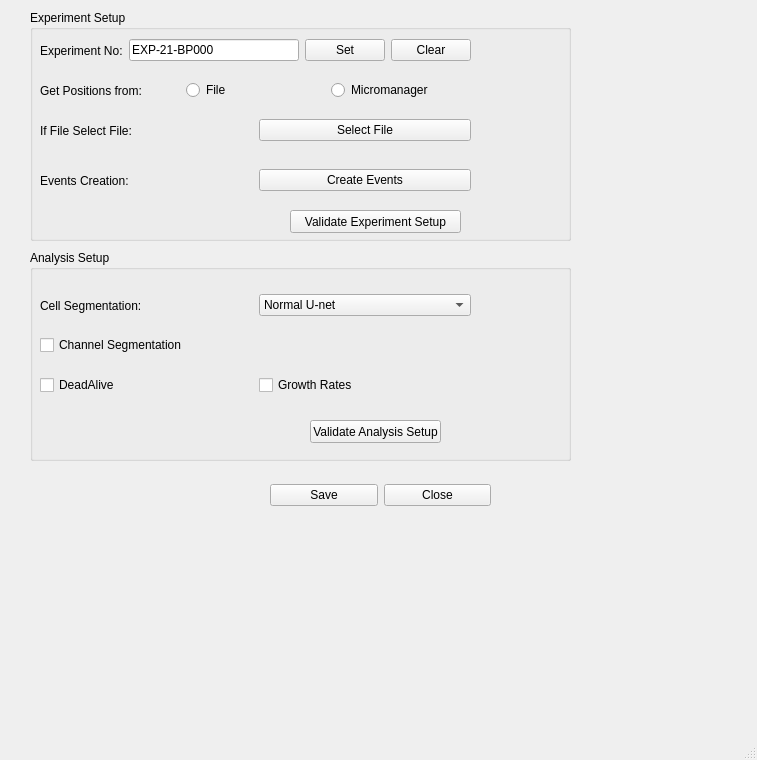
<?xml version="1.0" encoding="UTF-8"?>
<ui version="4.0">
 <class>SetupWindow</class>
 <widget class="QMainWindow" name="SetupWindow">
  <property name="geometry">
   <rect>
    <x>0</x>
    <y>0</y>
    <width>757</width>
    <height>760</height>
   </rect>
  </property>
  <property name="windowTitle">
   <string>SetupWindow</string>
  </property>
  <widget class="QWidget" name="centralwidget">
   <widget class="QGroupBox" name="exptSetupBox">
    <property name="geometry">
     <rect>
      <x>30</x>
      <y>10</y>
      <width>541</width>
      <height>231</height>
     </rect>
    </property>
    <property name="title">
     <string>Experiment Setup</string>
    </property>
    <widget class="QWidget" name="horizontalLayoutWidget_3">
     <property name="geometry">
      <rect>
       <x>10</x>
       <y>20</y>
       <width>431</width>
       <height>41</height>
      </rect>
     </property>
     <layout class="QHBoxLayout" name="exptNoLayout">
      <item>
       <widget class="QLabel" name="exptNoLabel">
        <property name="text">
         <string>Experiment No:</string>
        </property>
       </widget>
      </item>
      <item>
       <widget class="QLineEdit" name="exptNoText">
        <property name="text">
         <string>EXP-21-BP000</string>
        </property>
       </widget>
      </item>
      <item>
       <widget class="QPushButton" name="exptNoSetButton">
        <property name="text">
         <string>Set</string>
        </property>
       </widget>
      </item>
      <item>
       <widget class="QPushButton" name="exptNoClearButton">
        <property name="text">
         <string>Clear</string>
        </property>
       </widget>
      </item>
     </layout>
    </widget>
    <widget class="QWidget" name="horizontalLayoutWidget_4">
     <property name="geometry">
      <rect>
       <x>10</x>
       <y>60</y>
       <width>431</width>
       <height>41</height>
      </rect>
     </property>
     <layout class="QHBoxLayout" name="positionsInputLayout">
      <item>
       <widget class="QLabel" name="positionsInputLabel">
        <property name="text">
         <string>Get Positions from:</string>
        </property>
       </widget>
      </item>
      <item>
       <widget class="QRadioButton" name="fromFile">
        <property name="text">
         <string>File</string>
        </property>
        <property name="checkable">
         <bool>true</bool>
        </property>
        <property name="checked">
         <bool>false</bool>
        </property>
       </widget>
      </item>
      <item>
       <widget class="QRadioButton" name="fromMicroManager">
        <property name="enabled">
         <bool>true</bool>
        </property>
        <property name="text">
         <string>Micromanager</string>
        </property>
        <property name="checkable">
         <bool>true</bool>
        </property>
        <property name="checked">
         <bool>false</bool>
        </property>
       </widget>
      </item>
     </layout>
    </widget>
    <widget class="QWidget" name="horizontalLayoutWidget_5">
     <property name="geometry">
      <rect>
       <x>10</x>
       <y>100</y>
       <width>431</width>
       <height>41</height>
      </rect>
     </property>
     <layout class="QHBoxLayout" name="fileSelectionLayout">
      <item>
       <widget class="QLabel" name="fileSelectionLabel">
        <property name="text">
         <string>If File Select File:</string>
        </property>
       </widget>
      </item>
      <item>
       <widget class="QPushButton" name="fileSelectionButton">
        <property name="text">
         <string>Select File</string>
        </property>
       </widget>
      </item>
     </layout>
    </widget>
    <widget class="QWidget" name="horizontalLayoutWidget_6">
     <property name="geometry">
      <rect>
       <x>10</x>
       <y>150</y>
       <width>431</width>
       <height>41</height>
      </rect>
     </property>
     <layout class="QHBoxLayout" name="eventsCreationLayout">
      <item>
       <widget class="QLabel" name="eventsCreationLabel">
        <property name="text">
         <string>Events Creation:</string>
        </property>
       </widget>
      </item>
      <item>
       <widget class="QPushButton" name="eventsCreationButton">
        <property name="text">
         <string>Create Events</string>
        </property>
       </widget>
      </item>
     </layout>
    </widget>
    <widget class="QPushButton" name="validateExptSetupButton">
     <property name="geometry">
      <rect>
       <x>260</x>
       <y>200</y>
       <width>171</width>
       <height>23</height>
      </rect>
     </property>
     <property name="text">
      <string>Validate Experiment Setup</string>
     </property>
    </widget>
   </widget>
   <widget class="QGroupBox" name="analysisSetupBox">
    <property name="geometry">
     <rect>
      <x>30</x>
      <y>250</y>
      <width>541</width>
      <height>211</height>
     </rect>
    </property>
    <property name="title">
     <string>Analysis Setup</string>
    </property>
    <widget class="QWidget" name="horizontalLayoutWidget">
     <property name="geometry">
      <rect>
       <x>10</x>
       <y>40</y>
       <width>431</width>
       <height>31</height>
      </rect>
     </property>
     <layout class="QHBoxLayout" name="segmentationLayout">
      <item>
       <widget class="QLabel" name="segmentationLabel">
        <property name="text">
         <string>Cell Segmentation: </string>
        </property>
       </widget>
      </item>
      <item>
       <widget class="QComboBox" name="selectNet">
        <item>
         <property name="text">
          <string>Normal U-net</string>
         </property>
        </item>
        <item>
         <property name="text">
          <string>Small U-net</string>
         </property>
        </item>
       </widget>
      </item>
     </layout>
    </widget>
    <widget class="QWidget" name="horizontalLayoutWidget_7">
     <property name="geometry">
      <rect>
       <x>10</x>
       <y>80</y>
       <width>431</width>
       <height>31</height>
      </rect>
     </property>
     <layout class="QHBoxLayout" name="channelSegLayout">
      <item>
       <widget class="QCheckBox" name="segChannels">
        <property name="text">
         <string>Channel Segmentation</string>
        </property>
       </widget>
      </item>
     </layout>
    </widget>
    <widget class="QWidget" name="horizontalLayoutWidget_8">
     <property name="geometry">
      <rect>
       <x>10</x>
       <y>120</y>
       <width>431</width>
       <height>31</height>
      </rect>
     </property>
     <layout class="QHBoxLayout" name="cellAnalysisLayout">
      <item>
       <widget class="QCheckBox" name="calcDeadAlive">
        <property name="text">
         <string>DeadAlive</string>
        </property>
       </widget>
      </item>
      <item>
       <widget class="QCheckBox" name="calcGrowthRates">
        <property name="text">
         <string>Growth Rates</string>
        </property>
       </widget>
      </item>
     </layout>
    </widget>
    <widget class="QPushButton" name="validateAnalysisSetupButton">
     <property name="geometry">
      <rect>
       <x>280</x>
       <y>170</y>
       <width>131</width>
       <height>23</height>
      </rect>
     </property>
     <property name="text">
      <string>Validate Analysis Setup</string>
     </property>
    </widget>
   </widget>
   <widget class="QWidget" name="horizontalLayoutWidget_2">
    <property name="geometry">
     <rect>
      <x>270</x>
      <y>470</y>
      <width>221</width>
      <height>51</height>
     </rect>
    </property>
    <layout class="QHBoxLayout" name="exptSaveCloseButtons">
     <item>
      <widget class="QPushButton" name="saveExptSetupButton">
       <property name="text">
        <string>Save</string>
       </property>
      </widget>
     </item>
     <item>
      <widget class="QPushButton" name="closeExptSetupButton">
       <property name="text">
        <string>Close</string>
       </property>
      </widget>
     </item>
    </layout>
   </widget>
  </widget>
  <widget class="QStatusBar" name="statusbar"/>
  <widget class="QMenuBar" name="menubar">
   <property name="geometry">
    <rect>
     <x>0</x>
     <y>0</y>
     <width>757</width>
     <height>21</height>
    </rect>
   </property>
  </widget>
 </widget>
 <resources/>
 <connections/>
</ui>
